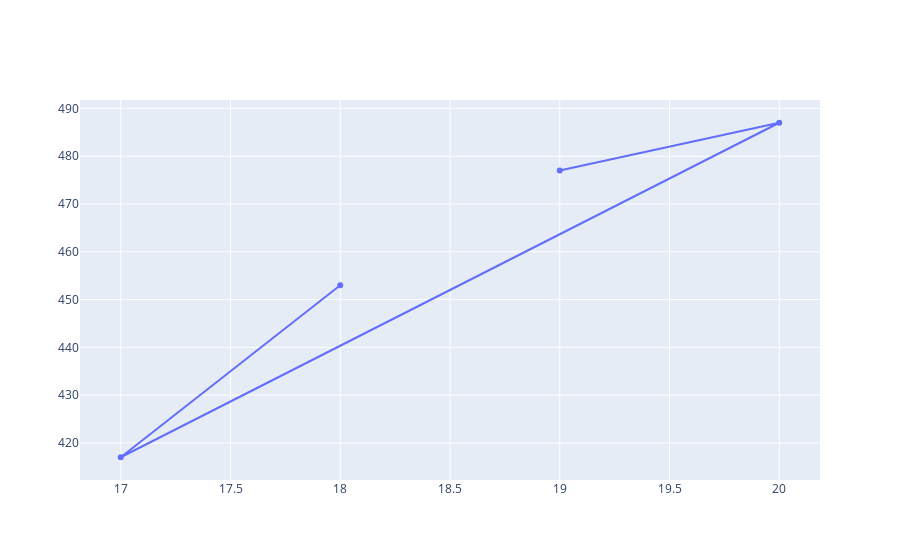

Notebook source saved alongside this figure:
### Code cell
# What does the weekly user activity look like?
indices = [x for x in unique_users_weekly_freq.keys()]
values = [x for x in unique_users_weekly_freq.values()]

fig = go.Figure()

# Add traces
fig.add_trace(go.Scatter(x = indices, y = values,
                         mode = 'lines+markers'
                         )

)

fig.show()

### Figure 1 — Plotly figure (JSON) as saved in the notebook; plotly's stock layout.template omitted (floating-point values rounded to 4 significant figures)
{"data": [{"mode": "lines+markers", "type": "scatter", "x": [19, 20, 17, 18], "y": [477, 487, 417, 453]}], "layout": {}}
